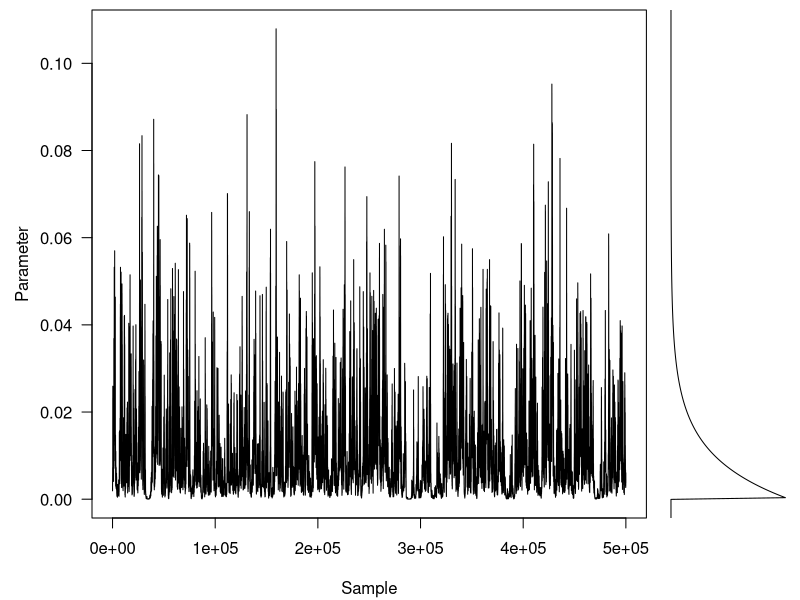
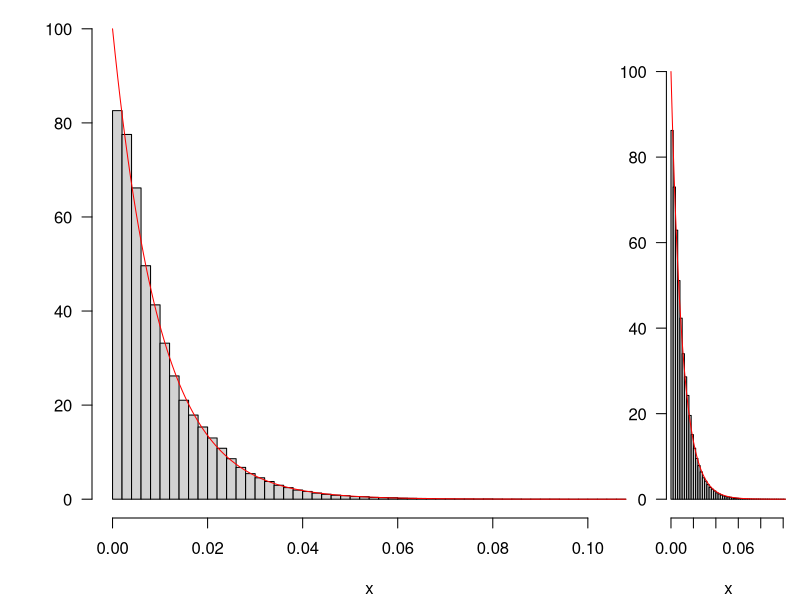

Write R code to recreate these figures, in order.

estimateAutoCorrTime=function( values)
{
  sum = 0.0;
  autocorrelationFunction = estimateAutocorrelationFunction(values)
  for (i in  1:length(autocorrelationFunction))
    sum =sum + 2 * autocorrelationFunction[[i]]
  return(1.0 + sum)
}

estimateAutocorrelationFunction=function( series)
{
  sampleVar = var(series)
  data = auto =list(rep(0,length(sampleVar)))
  for (i in  1:length(series))
    data[[i]] = series[[i]]
  auto = autocovariance(data)
  result = list()
   n = length(series)
  factor = 1.0 / n / sampleVar
  result[[1]]=1.0
  for (i in  2:n)
  {
    if (i > 1 && auto[[i]]+ auto[[i-1]] < 0.0) 
      break
    result[[length(result)+1]]= factor * auto[[i]]
  }
  return(result)
}

autocovarianceShift=function( x, maxShift) 
{
  total = sum(x)
  mean = mean(x)
  stop = min(length(x), maxShift);
  auto = list(rep(0, stop))
  for (i in  1:stop)
    {
    for (j in  1:(length(x) - i)) 
      {
      auto[[i]] = auto[[i]] + (x[[j]]-mean) * (x[[j + i]]-mean);
      }
    }
  return(auto)
}
autocovariance=function( x) 
  {
  return(autocovarianceShift(x, length(x)))
}
step <- function(current_value, f, q, HastingsRatioFun, number_accepted) {
  proposal <- q(current_value)
  HR_q=HastingsRatioFun(proposal, current_value)
  alpha <- min(1, f(proposal) * HR_q / f(current_value)  )
  if (runif(1) < alpha)
    {
    current_value <- proposal
    number_accepted <- number_accepted +1
  }
  return(list(current_value, number_accepted))
}
HR_Multiplier=function(proposal, current_value) {proposal / current_value}

run <- function(x, f, q, nsteps, HastingsRatioFun, number_accepted) {
  res <- matrix(NA, nsteps, length(x))
  l=list()
  for (i in seq_len(nsteps))
  {
    l <- step(x, f, q, HastingsRatioFun, number_accepted )
    x <- l[[1]] 
    res[i,] <- l[[1]]  
    number_accepted <- l[[2]] 
  }
  print(number_accepted)
  drop(res)
}
f <- function(x)
  {dexp(x, lambda, log=FALSE )}

q <- function(current.value)
{
  u=runif(1,0,1)
  m=exp(2*log(b)*(u-0.5))
  proposed.value= m * current.value
  proposed.value
  }


number.iterations=500000
lambda=100
initial.value=rexp(1,lambda)
list.values <-  vector("list", number.iterations)
list.values[[1]]<-initial.value
length.interval.multiplier=0.2
b=  (length.interval.multiplier)/2.0 + sqrt(1 + (length.interval.multiplier * length.interval.multiplier)* 0.25);
number_accepted=0

res <- run(initial.value, f, q, number.iterations, HR_Multiplier, number_accepted)

layout(matrix(c(1, 2), 1, 2), widths=c(4, 1))
par(mar=c(4.1, .5, .5, .5), oma=c(0, 4.1, 0, 0))
plot(res, type="s", xpd=NA, ylab="Parameter", xlab="Sample", las=1)
usr <- par("usr")
xx <- seq(usr[3], usr[4], length=301)
plot(f(xx), xx, type="l", yaxs="i", axes=FALSE, xlab="")



hist(res, 50, freq=FALSE, main="", ylim=c(0, 100), las=1,
     xlab="x", ylab="Probability density")
z <- integrate(f, 0, Inf)$value
curve(f(x) / z, add=TRUE, col="red", n=200)

###########################################################################
  
#lapply(2:number.iterations, FUN=function(i,  b,lambda, list.values)
for (i in 2:number.iterations)
{
    #print(paste("iteration ",i , sep =""))
    current.value = list.values[[i-1]]
    u=runif(1,0,1)
    m=exp(2*log(b)*(u-0.5))
    proposed.value= m * current.value
    logMH= log(dexp(proposed.value, lambda, log=FALSE ))-log(dexp(current.value, lambda, log=FALSE ))+log(m)
    if (logMH >= 0)
      {logMH=0}
    r=runif(1,0,1)
    if (log(r)<logMH)
    {
      list.values[[i]]<-proposed.value
    }
    else
    {
      list.values[[i]]<-current.value
    }
    
  }
#, b, lambda, list.values)

mean(unlist(list.values))
sd(unlist(list.values))
#autocovariance(unlist(list.values))
hist(unlist(list.values), 50, freq=FALSE, main="", ylim=c(0, 110), las=1,
     xlab="x", ylab="Probability density")
z <- integrate(f, 0, Inf)$value
curve(f(x) / z, add=TRUE, col="red", n=200)

prior.values <-  rexp(length(list.values), rate = lambda)
print(ks.test(prior.values, unlist(list.values),
              alternative = c("two.sided")))
